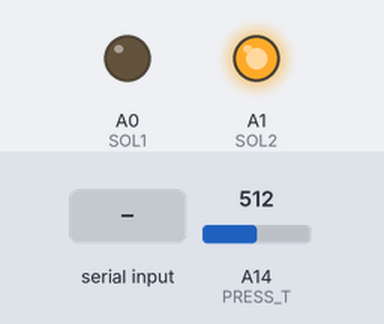
Bench run of a sketch on a simulated Arduino Mega 2560, built with avr-gcc and run on an emulated ATmega2560. Shown: output pins drawn as LEDs (lit = HIGH). The test bench sets the inputs (shaded band); at power-on: A14 (PRESS_T) = 512. The board resets itself during the run and starts again; pins used as bus, display or sensor lines are not drawn; what the sketch prints to the serial monitor is not drawn.

Above: at 1.2 s.
1.3 s: "R" received over Serial
Timing chart, 0 to 4.3 s (numbered marks = the images above; inputs shaded):
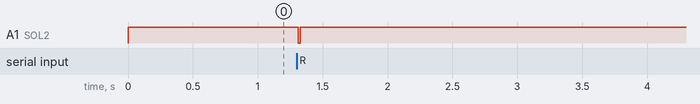

The sketch:

mega_pype.ino
```cpp
#include <Arduino.h>
#include <SPI.h>
#include <avr/io.h>
#include <avr/interrupt.h>
#include <avr/wdt.h>


#define TARGET_PSI          15
#define SAMPLE_RATE_IMU     100
#define SAMPLE_RATE_PRESS   30

#define SOL1      A0 // assumed atmospheric solenoid
#define SOL2      A1 // assumed pressurized solenoid
#define PRESS_T   A14
#define PSI_MAX   150

#define SEND_PRESSD   0x40
#define SEND_IMU      0x50
#define SEND_RESET    0x60


#define BUFFER_SIZE   14
#define CS_PIN        53

const uint32_t toleranceMicro = 1000000;

volatile uint8_t buffer[BUFFER_SIZE];
volatile uint8_t bufferIndex = 0;
volatile bool press_d_request = false;
volatile bool imu_request = false;
volatile bool spi_first_byte = false;

volatile int16_t accelRawXYZ[3];
volatile int16_t gyroRawXYZ[3];
volatile uint16_t pressRawD;
volatile uint16_t pressRawT;
volatile int32_t microPsi_D;
volatile int32_t microPsi_T;

/*
 * 50 - yellow - MISO
 * 51 - green - MOSI
 * 52 - blue - CLK
 * A0, A1 - solenoids
 * A14 - press_t_pin
 * 53 - white - CS
 */


void setupPulse(int num, int freq){
  uint32_t top;
  const uint32_t F_CPU_HZ = 16000000UL;
  const uint16_t prescaler = 64;
  if(freq <= 0){
    return;
  }
  top = (F_CPU_HZ/(prescaler*freq)) - 1;
  switch(num){
    case 1:
    //ISR: TIMER1_COMPA_vect
      TCCR1A = 0;
      TCCR1B = (1<<WGM12)|(1<<CS11)|(1<<CS10);
      OCR1A = top;
      TIMSK1 = (1<<OCIE1A);
      break;
    case 3:
    //ISR: TIMER3_COMPA_vect
      TCCR3A = 0;
      TCCR3B = (1<<WGM32)|(1<<CS31)|(1<<CS30);
      OCR3A = top;
      TIMSK3 = (1<<OCIE3A);
      break;
    case 4:
    //ISR: TIMER4_COMPA_vect
      TCCR4A = 0;
      TCCR4B = (1<<WGM42)|(1<<CS41)|(1<<CS40);
      OCR4A = top;
      TIMSK4 = (1<<OCIE4A);
      break;
    case 5:
    //ISR: TIMER5_COMPA_vect
      TCCR5A = 0;
      TCCR5B = (1<<WGM52)|(1<<CS51)|(1<<CS50);
      OCR5A = top;
      TIMSK5 = (1<<OCIE5A);
      break;
    default:
      break;
  }
}


void setup() {
  Serial.begin(115200);
  SPI.begin();
  pinMode(SOL1, OUTPUT);
  pinMode(SOL2, OUTPUT);
  pinMode(PRESS_T, INPUT);
  digitalWrite(SOL1, LOW);
  digitalWrite(SOL2, LOW);

  pinMode(MISO, INPUT);
  pinMode(MOSI, OUTPUT);
  pinMode(SCK, OUTPUT);
  pinMode(CS_PIN, OUTPUT);
  digitalWrite(CS_PIN, HIGH);

  cli(); //disable interrupts

  setupPulse(1, SAMPLE_RATE_IMU); // sample IMU 100 Hz
  setupPulse(3, SAMPLE_RATE_PRESS); // sample pressure sensors 30 Hz
  sei(); //enable interrupts
}

void reset_board(){
  digitalWrite(SOL1, LOW);
  digitalWrite(SOL2, LOW);
  wdt_enable(WDTO_15MS); //watchdog timer for 15 ms
  while(1); //busy wait for the reset
}

ISR(SPI_STC_vect){
  if(digitalRead(CS_PIN) == LOW && (press_d_request || imu_request)){
    uint8_t data = SPDR;
    if(bufferIndex != 0){
      buffer[bufferIndex-1] = data;
    }
  }
}

ISR(TIMER1_COMPA_vect){
  if(!press_d_request && !imu_request){
    spi_first_byte = true;
    press_d_request = true;
    imu_request = false;
  }
}

ISR(TIMER3_COMPA_vect){
  if(!press_d_request && !imu_request){
    spi_first_byte = true;
    imu_request = true;
    press_d_request = false;
  }
}

void grab_press_data(){
  pressRawD = (((uint16_t)buffer[1])<<8) + (uint16_t)buffer[0];
  pressRawT = (uint16_t)analogRead(PRESS_T);
  microPsi_D = (int32_t)((((int32_t)pressRawD)*5000000/1023 - 500000)*PSI_MAX/4);
  microPsi_T = (int32_t)((((int32_t)pressRawT)*5000000/1023 - 500000)*PSI_MAX/4);
}

void transmitPressure(){
  Serial.print("DP:");
  Serial.println(microPsi_D);
  Serial.print("TP:");
  Serial.println(microPsi_T);
}

void grab_IMU_data(){
  //Accel data is in cm/s^2, gyro data is in 16ths of degrees per second
  for(uint8_t i = 0; i < 3; i++){
    accelRawXYZ[i] = (((uint16_t)buffer[(2*i)+1])<<8) + (uint16_t)buffer[2*i];
  }
  for(uint8_t i = 0; i < 3; i++){
    gyroRawXYZ[i] = (((uint16_t)buffer[(2*i)+7])<<8) + (uint16_t)buffer[(2*i)+6];
  }

}

void transmitIMU(){
  Serial.print("AX:");
  Serial.println(accelRawXYZ[0]);
  Serial.print("AY:");
  Serial.println(accelRawXYZ[1]);
  Serial.print("AZ:");
  Serial.println(accelRawXYZ[2]);
  Serial.print("GX:");
  Serial.println(gyroRawXYZ[0]);
  Serial.print("GY:");
  Serial.println(gyroRawXYZ[1]);
  Serial.print("GZ:");
  Serial.println(gyroRawXYZ[2]);
}

void manageSPI(){
  if(spi_first_byte){
    bufferIndex = 0;
    spi_first_byte = false;
  }
  if(press_d_request){
    digitalWrite(CS_PIN, LOW);
    SPI.transfer((uint8_t)(SEND_PRESSD + (bufferIndex&0x0f)));
    digitalWrite(CS_PIN, HIGH);
    bufferIndex++;
    if(bufferIndex >= 3){
      grab_press_data();
      transmitPressure();
      press_d_request = false;
    }
  }
  if(imu_request){
    digitalWrite(CS_PIN, LOW);
    SPI.transfer((uint8_t)(SEND_IMU + (bufferIndex&0x0f)));
    digitalWrite(CS_PIN, HIGH);
    bufferIndex++;
    if(bufferIndex >= 13){
      grab_IMU_data();
      transmitIMU();
      imu_request = false;
    }
  }
}

void serialControls(){
  if(Serial.available()){
    char command = Serial.read();
    if(command == 'R'){
      digitalWrite(CS_PIN, LOW);
      SPI.transfer(SEND_RESET);
      delay(10);
      reset_board();
    }
  }
}

void updateSolenoids(uint8_t psi_target){
  uint32_t target_micro = psi_target*1000000;
  bool closeAtmospheric = false;
  bool closePressurized = false;
  if(target_micro < microPsi_D){
    closePressurized = true;
  }
  if(target_micro+toleranceMicro > microPsi_D){
    closeAtmospheric = true;
  }
  digitalWrite(SOL1, closeAtmospheric ? HIGH : LOW);
  digitalWrite(SOL2, closePressurized ? HIGH : LOW);
}

void loop() {
  manageSPI();

  serialControls();

  updateSolenoids(TARGET_PSI);
}
```

Measured:
- after the input at 1.3 s, A1 (SOL2): HIGH → LOW at once, → HIGH 0.02 s later
